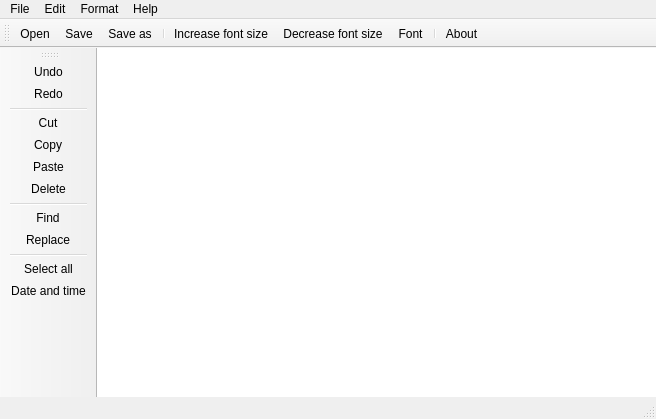
<?xml version="1.0" encoding="UTF-8"?>
<ui version="4.0">
 <class>MainWindowClass</class>
 <widget class="QMainWindow" name="MainWindowClass">
  <property name="geometry">
   <rect>
    <x>0</x>
    <y>0</y>
    <width>656</width>
    <height>419</height>
   </rect>
  </property>
  <property name="windowTitle">
   <string>Text editor 0311</string>
  </property>
  <widget class="QWidget" name="centralWidget">
   <layout class="QVBoxLayout" name="verticalLayout">
    <property name="leftMargin">
     <number>0</number>
    </property>
    <property name="topMargin">
     <number>0</number>
    </property>
    <property name="rightMargin">
     <number>0</number>
    </property>
    <property name="bottomMargin">
     <number>0</number>
    </property>
    <item>
     <widget class="QTextEdit" name="textEdit">
      <property name="frameShape">
       <enum>QFrame::NoFrame</enum>
      </property>
     </widget>
    </item>
   </layout>
  </widget>
  <widget class="QMenuBar" name="menuBar">
   <property name="geometry">
    <rect>
     <x>0</x>
     <y>0</y>
     <width>656</width>
     <height>21</height>
    </rect>
   </property>
   <widget class="QMenu" name="menuFile">
    <property name="title">
     <string>File</string>
    </property>
    <addaction name="actionOpen"/>
    <addaction name="actionSave"/>
    <addaction name="actionSaveAs"/>
    <addaction name="separator"/>
    <addaction name="actionExit"/>
   </widget>
   <widget class="QMenu" name="menuEdit">
    <property name="title">
     <string>Edit</string>
    </property>
    <addaction name="actionUndo"/>
    <addaction name="actionRedo"/>
    <addaction name="separator"/>
    <addaction name="actionCut"/>
    <addaction name="actionCopy"/>
    <addaction name="actionPaste"/>
    <addaction name="actionDelete"/>
    <addaction name="separator"/>
    <addaction name="actionFind"/>
    <addaction name="actionReplace"/>
    <addaction name="separator"/>
    <addaction name="actionSelectAll"/>
    <addaction name="actionDateAndTime"/>
   </widget>
   <widget class="QMenu" name="menuFormat">
    <property name="title">
     <string>Format</string>
    </property>
    <addaction name="actionIncreaseFontSize"/>
    <addaction name="actionDecreaseFontSize"/>
    <addaction name="separator"/>
    <addaction name="actionFont"/>
   </widget>
   <widget class="QMenu" name="menuHelp">
    <property name="title">
     <string>Help</string>
    </property>
    <addaction name="actionAbout"/>
   </widget>
   <addaction name="menuFile"/>
   <addaction name="menuEdit"/>
   <addaction name="menuFormat"/>
   <addaction name="menuHelp"/>
  </widget>
  <widget class="QToolBar" name="mainToolBar">
   <attribute name="toolBarArea">
    <enum>TopToolBarArea</enum>
   </attribute>
   <attribute name="toolBarBreak">
    <bool>false</bool>
   </attribute>
   <addaction name="actionOpen"/>
   <addaction name="actionSave"/>
   <addaction name="actionSaveAs"/>
   <addaction name="separator"/>
   <addaction name="actionIncreaseFontSize"/>
   <addaction name="actionDecreaseFontSize"/>
   <addaction name="actionFont"/>
   <addaction name="separator"/>
   <addaction name="actionAbout"/>
  </widget>
  <widget class="QStatusBar" name="statusBar"/>
  <widget class="QToolBar" name="toolBar">
   <property name="windowTitle">
    <string>toolBar</string>
   </property>
   <attribute name="toolBarArea">
    <enum>LeftToolBarArea</enum>
   </attribute>
   <attribute name="toolBarBreak">
    <bool>false</bool>
   </attribute>
   <addaction name="actionUndo"/>
   <addaction name="actionRedo"/>
   <addaction name="separator"/>
   <addaction name="actionCut"/>
   <addaction name="actionCopy"/>
   <addaction name="actionPaste"/>
   <addaction name="actionDelete"/>
   <addaction name="separator"/>
   <addaction name="actionFind"/>
   <addaction name="actionReplace"/>
   <addaction name="separator"/>
   <addaction name="actionSelectAll"/>
   <addaction name="actionDateAndTime"/>
  </widget>
  <action name="actionOpen">
   <property name="icon">
    <iconset resource="MainWindow.qrc">
     <normaloff>:/MainWindow/Resources/open.svg</normaloff>:/MainWindow/Resources/open.svg</iconset>
   </property>
   <property name="text">
    <string>Open...</string>
   </property>
   <property name="shortcut">
    <string>Ctrl+O</string>
   </property>
  </action>
  <action name="actionSave">
   <property name="icon">
    <iconset resource="MainWindow.qrc">
     <normaloff>:/MainWindow/Resources/save.svg</normaloff>:/MainWindow/Resources/save.svg</iconset>
   </property>
   <property name="text">
    <string>Save</string>
   </property>
   <property name="shortcut">
    <string>Ctrl+S</string>
   </property>
  </action>
  <action name="actionSaveAs">
   <property name="icon">
    <iconset resource="MainWindow.qrc">
     <normaloff>:/MainWindow/Resources/save.svg</normaloff>:/MainWindow/Resources/save.svg</iconset>
   </property>
   <property name="text">
    <string>Save as...</string>
   </property>
   <property name="shortcut">
    <string>Ctrl+Shift+S</string>
   </property>
  </action>
  <action name="actionExit">
   <property name="text">
    <string>Exit</string>
   </property>
   <property name="shortcut">
    <string>Alt+F4</string>
   </property>
  </action>
  <action name="actionUndo">
   <property name="icon">
    <iconset resource="MainWindow.qrc">
     <normaloff>:/MainWindow/Resources/undo.svg</normaloff>:/MainWindow/Resources/undo.svg</iconset>
   </property>
   <property name="text">
    <string>Undo</string>
   </property>
   <property name="shortcut">
    <string>Ctrl+U</string>
   </property>
  </action>
  <action name="actionRedo">
   <property name="icon">
    <iconset resource="MainWindow.qrc">
     <normaloff>:/MainWindow/Resources/redo.svg</normaloff>:/MainWindow/Resources/redo.svg</iconset>
   </property>
   <property name="text">
    <string>Redo</string>
   </property>
   <property name="shortcut">
    <string>Ctrl+Y</string>
   </property>
  </action>
  <action name="actionCut">
   <property name="icon">
    <iconset resource="MainWindow.qrc">
     <normaloff>:/MainWindow/Resources/cut.svg</normaloff>:/MainWindow/Resources/cut.svg</iconset>
   </property>
   <property name="text">
    <string>Cut</string>
   </property>
   <property name="shortcut">
    <string>Ctrl+X</string>
   </property>
  </action>
  <action name="actionCopy">
   <property name="icon">
    <iconset resource="MainWindow.qrc">
     <normaloff>:/MainWindow/Resources/copy.svg</normaloff>:/MainWindow/Resources/copy.svg</iconset>
   </property>
   <property name="text">
    <string>Copy</string>
   </property>
   <property name="shortcut">
    <string>Ctrl+C</string>
   </property>
  </action>
  <action name="actionPaste">
   <property name="icon">
    <iconset resource="MainWindow.qrc">
     <normaloff>:/MainWindow/Resources/paste.svg</normaloff>:/MainWindow/Resources/paste.svg</iconset>
   </property>
   <property name="text">
    <string>Paste</string>
   </property>
   <property name="shortcut">
    <string>Ctrl+V</string>
   </property>
  </action>
  <action name="actionDelete">
   <property name="icon">
    <iconset resource="MainWindow.qrc">
     <normaloff>:/MainWindow/Resources/delete.svg</normaloff>:/MainWindow/Resources/delete.svg</iconset>
   </property>
   <property name="text">
    <string>Delete</string>
   </property>
   <property name="shortcut">
    <string>Ctrl+D</string>
   </property>
  </action>
  <action name="actionFind">
   <property name="icon">
    <iconset resource="MainWindow.qrc">
     <normaloff>:/MainWindow/Resources/find.svg</normaloff>:/MainWindow/Resources/find.svg</iconset>
   </property>
   <property name="text">
    <string>Find...</string>
   </property>
   <property name="shortcut">
    <string>Ctrl+F</string>
   </property>
  </action>
  <action name="actionReplace">
   <property name="icon">
    <iconset resource="MainWindow.qrc">
     <normaloff>:/MainWindow/Resources/replace.svg</normaloff>:/MainWindow/Resources/replace.svg</iconset>
   </property>
   <property name="text">
    <string>Replace...</string>
   </property>
   <property name="shortcut">
    <string>Ctrl+R</string>
   </property>
  </action>
  <action name="actionSelectAll">
   <property name="icon">
    <iconset resource="MainWindow.qrc">
     <normaloff>:/MainWindow/Resources/select.svg</normaloff>:/MainWindow/Resources/select.svg</iconset>
   </property>
   <property name="text">
    <string>Select all</string>
   </property>
   <property name="shortcut">
    <string>Ctrl+A</string>
   </property>
  </action>
  <action name="actionDateAndTime">
   <property name="icon">
    <iconset resource="MainWindow.qrc">
     <normaloff>:/MainWindow/Resources/date-time.svg</normaloff>:/MainWindow/Resources/date-time.svg</iconset>
   </property>
   <property name="text">
    <string>Date and time</string>
   </property>
   <property name="shortcut">
    <string>F5</string>
   </property>
  </action>
  <action name="actionIncreaseFontSize">
   <property name="icon">
    <iconset resource="MainWindow.qrc">
     <normaloff>:/MainWindow/Resources/font-increase.svg</normaloff>:/MainWindow/Resources/font-increase.svg</iconset>
   </property>
   <property name="text">
    <string>Increase font size</string>
   </property>
   <property name="shortcut">
    <string>Ctrl++</string>
   </property>
  </action>
  <action name="actionDecreaseFontSize">
   <property name="icon">
    <iconset resource="MainWindow.qrc">
     <normaloff>:/MainWindow/Resources/font-decrease.svg</normaloff>:/MainWindow/Resources/font-decrease.svg</iconset>
   </property>
   <property name="text">
    <string>Decrease font size</string>
   </property>
   <property name="shortcut">
    <string>Ctrl+-</string>
   </property>
  </action>
  <action name="actionFont">
   <property name="icon">
    <iconset resource="MainWindow.qrc">
     <normaloff>:/MainWindow/Resources/font.svg</normaloff>:/MainWindow/Resources/font.svg</iconset>
   </property>
   <property name="text">
    <string>Font...</string>
   </property>
   <property name="shortcut">
    <string>Ctrl+Shift+F</string>
   </property>
  </action>
  <action name="actionAbout">
   <property name="icon">
    <iconset resource="MainWindow.qrc">
     <normaloff>:/MainWindow/Resources/about.svg</normaloff>:/MainWindow/Resources/about.svg</iconset>
   </property>
   <property name="text">
    <string>About</string>
   </property>
   <property name="shortcut">
    <string>F1</string>
   </property>
  </action>
 </widget>
 <layoutdefault spacing="6" margin="11"/>
 <resources>
  <include location="MainWindow.qrc"/>
 </resources>
 <connections/>
</ui>
